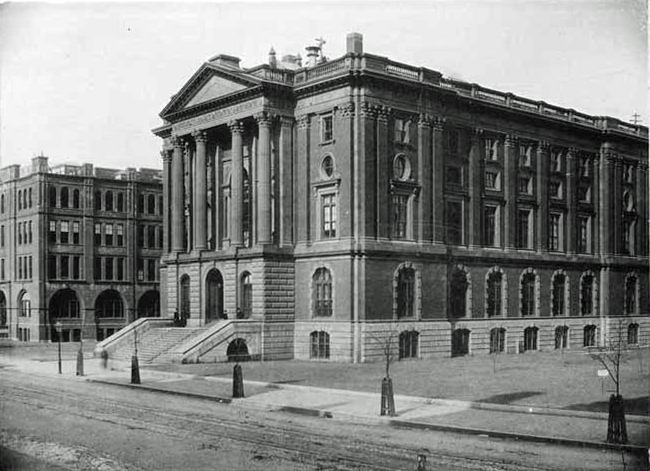
#> input picture Autumn2013/vision/building.jpg, 650 x 471 px
$ python histoTest.py
#> lines starting #> are read from the running program, lines starting #| are printed output that depends on the picture
import cv2
import numpy as np

img = cv2.imread('building.jpg')
#> img is the input picture: shape (471, 650, 3); mean B, G, R 129.8, 131.7, 130.4
h = np.zeros((300,256,3))
b,g,r, = cv2.split(img)
bins = np.arange(256).reshape(256,1)
color = [(255,0,0),(0,255,0),(0,0,255)]

cv2.imshow('original',img)
cv2.waitKey(0)

for item, col in zip([b,g,r,],color):
	hist_item = cv2.calcHist([item],[0],None,[256],[0,255])
	cv2.normalize(hist_item,hist_item,0,255,cv2.NORM_MINMAX)
	hist=np.int32(np.around(hist_item))
	pts = np.column_stack((bins,hist))
	cv2.polylines(h,[pts],False,col)
#> this loop made 3 passes
#> col on passes 1 to 3: (255, 0, 0), (0, 255, 0), (0, 0, 255)
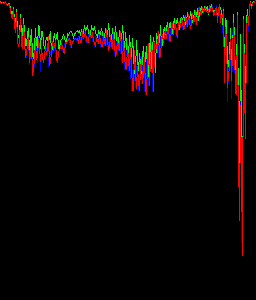
#> h: shape (300, 256, 3) float64; mean of channels 0, 1, 2 3, 4.9, 9.7; drawn as B, G, R

h=np.flipud(h)
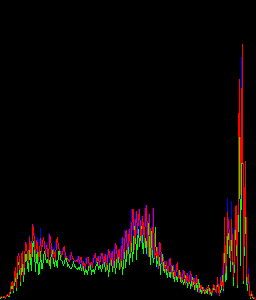
#> h: shape (300, 256, 3) float64; mean of channels 0, 1, 2 3, 4.9, 9.7; drawn as B, G, R

cv2.imshow('colorhist',h)
cv2.waitKey(0)

$ run again, with Autumn2013/vision/people.jpg copied over Autumn2013/vision/building.jpg
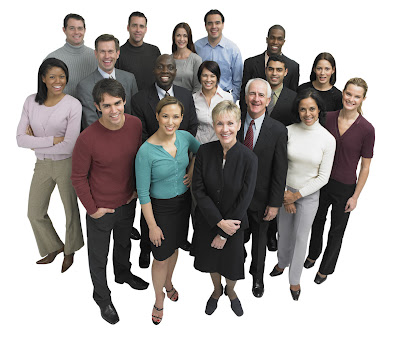
#> input picture Autumn2013/vision/people.jpg, 400 x 340 px
#> img is the input picture: shape (340, 400, 3); mean B, G, R 161.7, 163.4, 167.5
#> `b,g,r, = cv2.split(img)`:
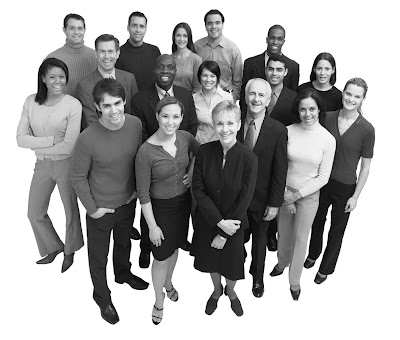
#> r: shape (340, 400); min 0, max 255, mean 167.5
#> the loop `for item, col in zip([b,g,r,],color):` made 3 passes
#> col on passes 1 to 3: (255, 0, 0), (0, 255, 0), (0, 0, 255)
#> `h=np.flipud(h)`:
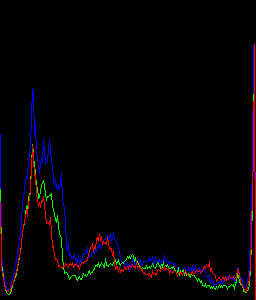
#> h: shape (300, 256, 3) float64; mean of channels 0, 1, 2 4.2, 2.1, 4.4; drawn as B, G, R

$ run again, with Autumn2013/vision/a.png saved as Autumn2013/vision/building.jpg
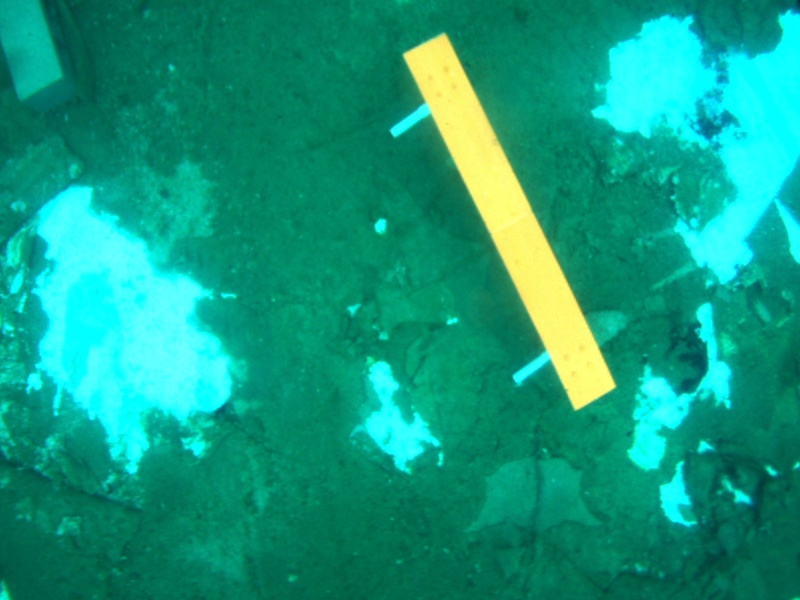
#> input picture Autumn2013/vision/a.png, 800 x 600 px
#> img is the input picture: shape (600, 800, 3); mean B, G, R 126.1, 154.6, 17.2
#> `b,g,r, = cv2.split(img)`:
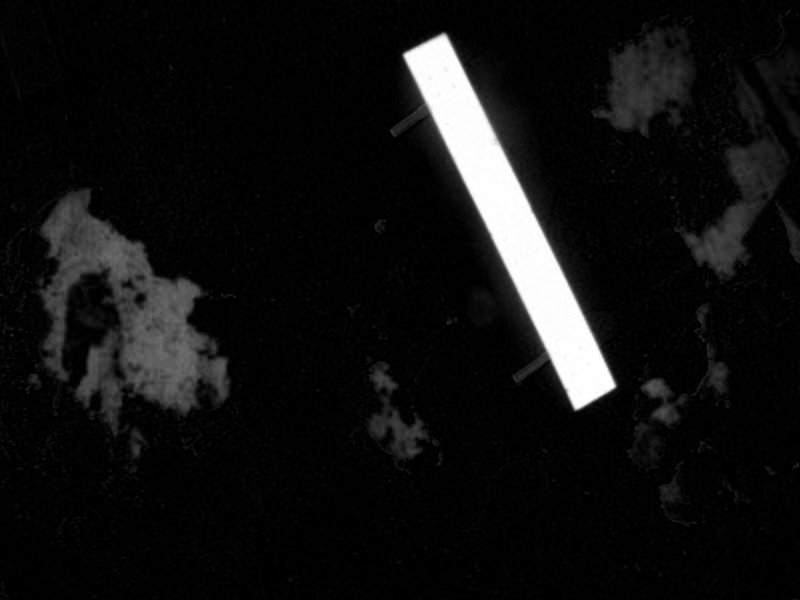
#> r: shape (600, 800); min 0, max 255, mean 17.2
#> the loop `for item, col in zip([b,g,r,],color):` made 3 passes
#> col on passes 1 to 3: (255, 0, 0), (0, 255, 0), (0, 0, 255)
#> `h=np.flipud(h)`:
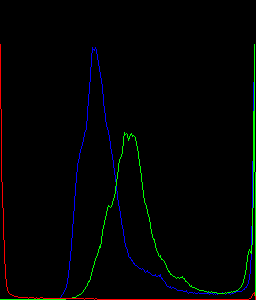
#> h: shape (300, 256, 3) float64; mean of channels 0, 1, 2 2.4, 3, 1.7; drawn as B, G, R
